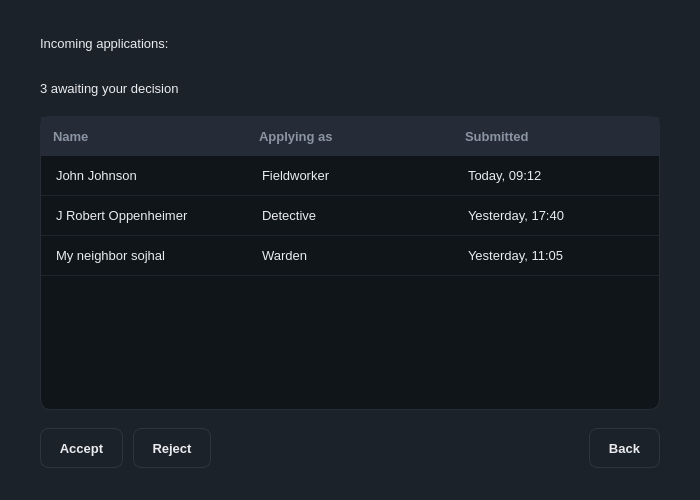
<?xml version="1.0" encoding="UTF-8"?>
<ui version="4.0">
 <class>MainWindow</class>
 <widget class="QMainWindow" name="MainWindow">
  <property name="geometry"><rect><x>0</x><y>0</y><width>700</width><height>500</height></rect></property>
  <property name="windowTitle"><string>MainWindow</string></property>
  <property name="styleSheet"><string notr="true">/* Asche Yiu Police Department - dark / gold theme
   Shared by every .ui file. Widgets pick a style through the dynamic
   property  variant  (Qt Designer: Property Editor &gt; Dynamic Properties). */

QMainWindow, QDialog, QWidget#centralwidget { background: #1c222a; }
QWidget { color: #eaecef; font-family: "Inter", "SF Pro Text", "Segoe UI", "Helvetica Neue", sans-serif; font-size: 13px; }
QLabel { background: transparent; }
QCheckBox { background: transparent; spacing: 8px; }

/* ---- typography ---- */
QLabel[variant="title"]     { font-size: 20px; font-weight: 700; color: #eaecef; }
QLabel[variant="subtitle"]  { font-size: 13px; color: #8b94a3; }
QLabel[variant="field"]     { color: #8b94a3; }
QLabel[variant="section"]   { color: #eaecef; font-size: 14px; font-weight: 600; }
QLabel[variant="cardTitle"] { font-size: 16px; font-weight: 700; color: #eaecef; }
QLabel[variant="value"]     { font-size: 14px; font-weight: 600; color: #eaecef; }
QLabel[variant="hint"]      { color: #8b94a3; font-size: 12px; }
QLabel[variant="stat"]      { color: #c3a459; font-size: 22px; font-weight: 700; }
QFrame[variant="accent"]    { background: #c3a459; border: none; border-radius: 1px; }

/* ---- badges / icons ---- */
QLabel[variant="badgeGold"]  { background: rgba(195,164,89,40);  color: #c3a459; border-radius: 10px; padding: 3px 10px; font-size: 11px; font-weight: 700; }
QLabel[variant="badgeGreen"] { background: rgba(111,159,125,40); color: #7fb08c; border-radius: 10px; padding: 3px 10px; font-size: 11px; font-weight: 700; }
QLabel[variant="badgeRed"]   { background: rgba(184,105,95,45);  color: #cf7d72; border-radius: 10px; padding: 3px 10px; font-size: 11px; font-weight: 700; }
QLabel[variant="badgeMuted"] { background: rgba(139,148,163,35); color: #aab2bf; border-radius: 10px; padding: 3px 10px; font-size: 11px; font-weight: 700; }
QLabel[variant="avatar"]     { background: #c3a459; color: #10151a; border-radius: 24px; font-size: 16px; font-weight: 700; }
QLabel[variant="iconGold"]   { background: rgba(195,164,89,40);  color: #c3a459; border-radius: 30px; font-size: 26px; font-weight: 700; }
QLabel[variant="iconRed"]    { background: rgba(184,105,95,45);  color: #cf7d72; border-radius: 30px; font-size: 26px; font-weight: 700; }

/* ---- containers ---- */
QFrame[variant="card"]      { background: #252c37; border: 1px solid #2d3640; border-radius: 12px; }
QFrame[variant="notice"]    { background: rgba(195,164,89,26);  border: 1px solid rgba(195,164,89,90);  border-radius: 8px; }
QFrame[variant="noticeRed"] { background: rgba(184,105,95,30);  border: 1px solid rgba(184,105,95,100); border-radius: 8px; }
QFrame[variant="dropzone"]  { background: #10151a; border: 1px dashed #3a4552; border-radius: 10px; }
QFrame[variant="card"] QLabel, QFrame[variant="notice"] QLabel, QFrame[variant="noticeRed"] QLabel, QFrame[variant="dropzone"] QLabel { border: none; }

/* ---- inputs ---- */
QLineEdit, QTextEdit, QPlainTextEdit, QDateTimeEdit, QSpinBox, QDoubleSpinBox, QComboBox {
    background: #10151a; border: 1px solid #2d3640; border-radius: 8px; padding: 8px 10px; min-height: 20px;
    selection-background-color: #c3a459; selection-color: #10151a; }
QLineEdit:focus, QTextEdit:focus, QPlainTextEdit:focus, QDateTimeEdit:focus, QSpinBox:focus, QDoubleSpinBox:focus, QComboBox:focus { border: 1px solid #c3a459; }
QLineEdit[readOnly="true"], QPlainTextEdit[readOnly="true"], QTextEdit[readOnly="true"] { background: #161c22; color: #eaecef; }
QComboBox QAbstractItemView { background: #10151a; border: 1px solid #2d3640; selection-background-color: #2b3440; selection-color: #eaecef; outline: 0; }

/* ---- buttons ---- */
QPushButton { background: #1c222a; border: 1px solid #2d3640; border-radius: 8px; padding: 9px 18px; min-height: 20px; font-weight: 600; color: #eaecef; }
QPushButton:hover { background: #232b35; border-color: #3a4552; }
QPushButton:pressed { background: #10151a; }
QPushButton:disabled { color: #5b6573; border-color: #252d36; }
QPushButton[variant="primary"] { background: #c3a459; border: 1px solid #c3a459; color: #10151a; font-weight: 700; }
QPushButton[variant="primary"]:hover { background: #cfb26a; border-color: #cfb26a; }
QPushButton[variant="primary"]:pressed { background: #b39549; }
QPushButton[variant="primary"]:disabled { background: #4a4332; border-color: #4a4332; color: #8a8168; }
QPushButton[variant="accept"] { background: #273235; border: 1px solid #34483f; color: #7fb08c; font-weight: 700; }
QPushButton[variant="accept"]:hover { background: #2c3a3d; }
QPushButton[variant="reject"] { background: #2f2b31; border: 1px solid #4a3638; color: #cf7d72; font-weight: 700; }
QPushButton[variant="reject"]:hover { background: #352e34; }
QPushButton[variant="tile"] { background: #252c37; border: 1px solid #2d3640; border-radius: 12px; padding: 16px 20px; text-align: left; font-size: 14px; font-weight: 500; }
QPushButton[variant="tile"]:hover { border-color: #c3a459; background: #29313d; }

/* ---- lists / tables ---- */
QListWidget, QTableWidget, QTreeWidget { background: #10151a; border: 1px solid #252d36; border-radius: 10px; outline: 0; gridline-color: transparent; alternate-background-color: #131920; }
QListWidget::item { padding: 10px 12px; border-bottom: 1px solid #1d242c; }
QListWidget::item:selected, QTableWidget::item:selected { background: #232b35; color: #eaecef; }
QListWidget::item:hover, QTableWidget::item:hover { background: #1a2129; }
QTableWidget::item { padding: 8px 12px; border-bottom: 1px solid #1d242c; }
QHeaderView { background: #252c37; border: none; border-top-left-radius: 10px; border-top-right-radius: 10px; }
QHeaderView::section { background: #252c37; color: #8b94a3; font-weight: 600; border: none; padding: 10px 12px; }
QTableCornerButton::section { background: #252c37; border: none; }
QTableView::indicator, QListView::indicator, QCheckBox::indicator { width: 16px; height: 16px; border: 1px solid #3a4552; border-radius: 4px; background: #10151a; }
QTableView::indicator:checked, QListView::indicator:checked, QCheckBox::indicator:checked { background: #c3a459; border-color: #c3a459; }

/* ---- tabs ---- */
QTabWidget::pane { border: none; top: 8px; }
QTabBar::tab { background: transparent; color: #8b94a3; padding: 8px 16px; margin-right: 4px; border: none; border-bottom: 2px solid #2d3640; font-weight: 600; }
QTabBar::tab:selected { color: #eaecef; border-bottom: 2px solid #c3a459; }
QTabBar::tab:hover:!selected { color: #c9ced6; }

/* ---- scrollbars ---- */
QScrollBar:vertical { background: transparent; width: 10px; margin: 2px; }
QScrollBar::handle:vertical { background: #2d3640; border-radius: 3px; min-height: 24px; }
QScrollBar:horizontal { background: transparent; height: 10px; margin: 2px; }
QScrollBar::handle:horizontal { background: #2d3640; border-radius: 3px; min-width: 24px; }
QScrollBar::add-line, QScrollBar::sub-line { width: 0; height: 0; }
QScrollBar::add-page, QScrollBar::sub-page { background: transparent; }

/* spin boxes: keep typing area clean, arrows via keyboard / wheel */
QSpinBox::up-button, QSpinBox::down-button, QDoubleSpinBox::up-button, QDoubleSpinBox::down-button { width: 0; border: none; }
</string></property>
  <widget class="QWidget" name="centralwidget"><layout class="QVBoxLayout" name="layout_26"><property name="leftMargin"><number>40</number></property><property name="topMargin"><number>36</number></property><property name="rightMargin"><number>40</number></property><property name="bottomMargin"><number>32</number></property><property name="spacing"><number>18</number></property><item><layout class="QVBoxLayout" name="layout_21"><property name="leftMargin"><number>0</number></property><property name="topMargin"><number>0</number></property><property name="rightMargin"><number>0</number></property><property name="bottomMargin"><number>0</number></property><property name="spacing"><number>6</number></property><item><widget class="QLabel" name="lblTitle"><property name="variant" stdset="0"><string>title</string></property><property name="text"><string>Incoming applications:</string></property></widget></item><item><widget class="QFrame" name="qframe_20"><property name="variant" stdset="0"><string>accent</string></property><property name="minimumSize"><size><width>32</width><height>3</height></size></property><property name="maximumSize"><size><width>32</width><height>3</height></size></property></widget></item></layout></item><item><layout class="QHBoxLayout" name="layout_23"><property name="leftMargin"><number>0</number></property><property name="topMargin"><number>0</number></property><property name="rightMargin"><number>0</number></property><property name="bottomMargin"><number>0</number></property><item><widget class="QLabel" name="lblPendingCount"><property name="variant" stdset="0"><string>hint</string></property><property name="text"><string>3 awaiting your decision</string></property></widget></item><item><spacer name="spacer_22"><property name="orientation"><enum>Qt::Horizontal</enum></property><property name="sizeHint" stdset="0"><size><width>20</width><height>20</height></size></property></spacer></item></layout></item><item><widget class="QTableWidget" name="tblApplications"><property name="rowCount"><number>3</number></property><property name="columnCount"><number>3</number></property><property name="editTriggers"><enum>QAbstractItemView::NoEditTriggers</enum></property><property name="selectionBehavior"><enum>QAbstractItemView::SelectRows</enum></property><property name="selectionMode"><enum>QAbstractItemView::SingleSelection</enum></property><property name="showGrid"><bool>false</bool></property><property name="horizontalScrollBarPolicy"><enum>Qt::ScrollBarAlwaysOff</enum></property><property name="minimumSize"><size><width>0</width><height>200</height></size></property><attribute name="horizontalHeaderDefaultSectionSize"><number>206</number></attribute><attribute name="horizontalHeaderStretchLastSection"><bool>true</bool></attribute><attribute name="verticalHeaderVisible"><bool>false</bool></attribute><attribute name="verticalHeaderDefaultSectionSize"><number>40</number></attribute><column><property name="text"><string>Name</string></property><property name="textAlignment"><set>Qt::AlignLeading|Qt::AlignVCenter</set></property></column><column><property name="text"><string>Applying as</string></property><property name="textAlignment"><set>Qt::AlignLeading|Qt::AlignVCenter</set></property></column><column><property name="text"><string>Submitted</string></property><property name="textAlignment"><set>Qt::AlignLeading|Qt::AlignVCenter</set></property></column><item row="0" column="0"><property name="text"><string>John Johnson</string></property></item><item row="0" column="1"><property name="text"><string>Fieldworker</string></property></item><item row="0" column="2"><property name="text"><string>Today, 09:12</string></property></item><item row="1" column="0"><property name="text"><string>J Robert Oppenheimer</string></property></item><item row="1" column="1"><property name="text"><string>Detective</string></property></item><item row="1" column="2"><property name="text"><string>Yesterday, 17:40</string></property></item><item row="2" column="0"><property name="text"><string>My neighbor sojhal</string></property></item><item row="2" column="1"><property name="text"><string>Warden</string></property></item><item row="2" column="2"><property name="text"><string>Yesterday, 11:05</string></property></item></widget></item><item><layout class="QHBoxLayout" name="layout_25"><property name="leftMargin"><number>0</number></property><property name="topMargin"><number>0</number></property><property name="rightMargin"><number>0</number></property><property name="bottomMargin"><number>0</number></property><property name="spacing"><number>10</number></property><item><widget class="QPushButton" name="btnAccept"><property name="variant" stdset="0"><string>accept</string></property><property name="text"><string>Accept</string></property></widget></item><item><widget class="QPushButton" name="btnReject"><property name="variant" stdset="0"><string>reject</string></property><property name="text"><string>Reject</string></property></widget></item><item><spacer name="spacer_24"><property name="orientation"><enum>Qt::Horizontal</enum></property><property name="sizeHint" stdset="0"><size><width>20</width><height>20</height></size></property></spacer></item><item><widget class="QPushButton" name="btnBack"><property name="text"><string>Back</string></property></widget></item></layout></item></layout></widget>
 </widget>
 <resources/>
 <connections/>
</ui>
